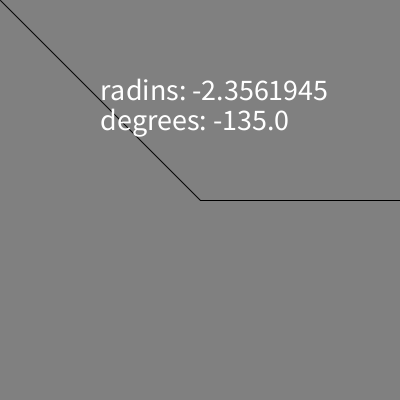
Frame 1 (no input)
Frame 60 (the mouse pressed at the canvas centre just before this capture): identical to frame 1, image omitted
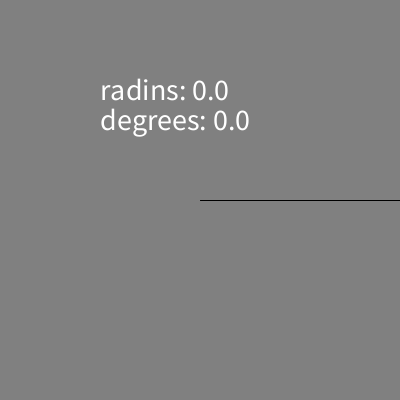
Frame 120 (the mouse held since frame 60 and released just before this capture)

The Processing sketch that drew these frames (run headless with seeded random() and noise(); from frame 60 on, the mouse is pressed at the canvas centre):

// Processing sketch: week05_3
// ── week05_3.pde
//week05-3
//degrees vs. radians 結合 week04-1,week05-2
void setup(){
   size(400,400); 
}
void draw(){
  background(128);
  line(200,200,400,200);
  line(200,200,mouseX,mouseY);
  float dx=mouseX-200,dy=mouseY-200;
  float a=atan2(dy,dx); //三角函式，可找到arc 弧的 radians
  //atan2()出來的值，介於-PI...PI之間
  arc(200,200,200,200,0,a,PIE); //把算出來的arc radians 拿來用
  textSize(30);
  text("radins: "+a,100,100); //radians 弧度/弳度
  text("degrees: "+degrees(a),100,130); //degrees 度
}
